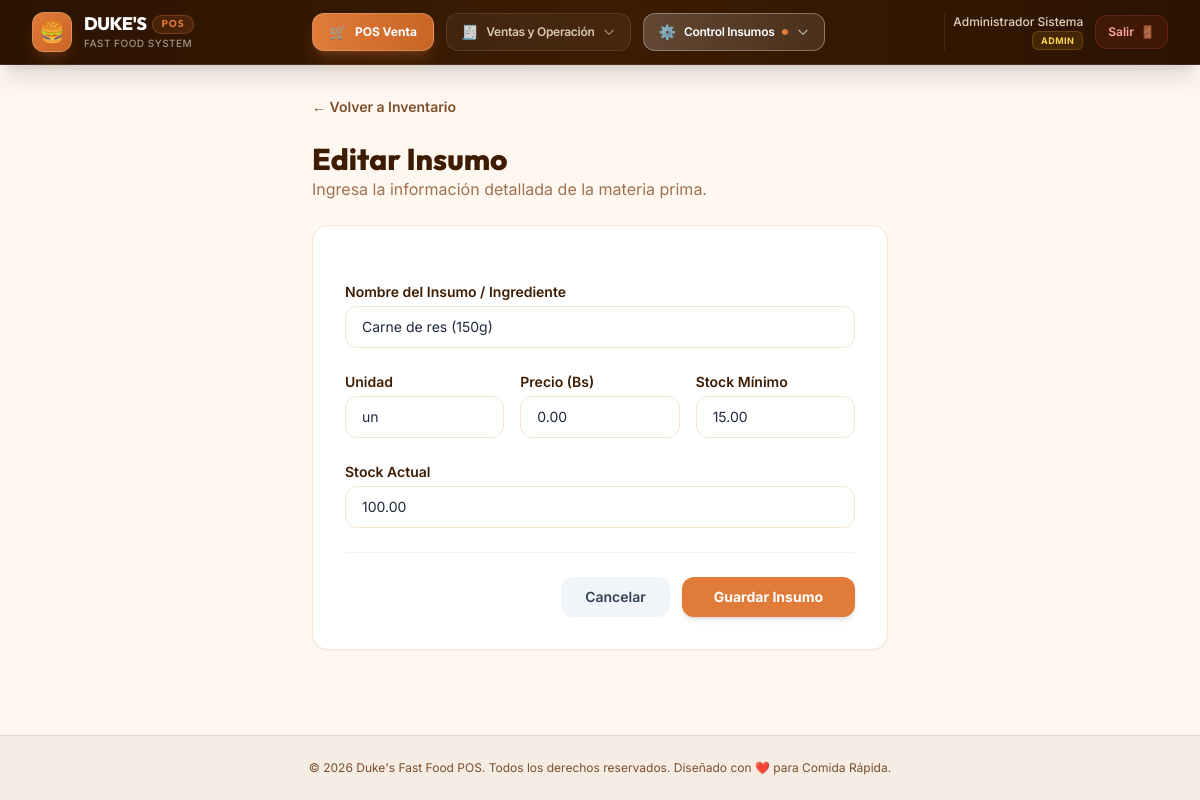
The app's page /raw-materials/edit?id=1 (signed in) with its own data.
### tables this page shows
CREATE TABLE IF NOT EXISTS `raw_materials` (
  `id` INT AUTO_INCREMENT PRIMARY KEY,
  `name` VARCHAR(100) NOT NULL,
  `unit` VARCHAR(20) NOT NULL,
  `price` DECIMAL(10,2) NOT NULL DEFAULT 0.00,
  `current_stock` DECIMAL(10,2) NOT NULL DEFAULT 0.00,
  `min_stock` DECIMAL(10,2) NOT NULL DEFAULT 0.00
);

### app/controllers/RawMaterialController.php (called while the page is built, shortened)
<?php
class RawMaterialController {
    public function form() {
        $id = $_GET['id'] ?? null;
        $rawMaterial = null;
        if ($id) {
            $rawMaterial = RawMaterial::find($id);
        }
        view('raw_materials/form', [
            'rawMaterial' => $rawMaterial
        ]);
    }
}

### app/models/RawMaterial.php (called while the page is built, shortened)
<?php
class RawMaterial {
    public static function find($id) {
        $db = Database::getConnection();
        $stmt = $db->prepare("SELECT * FROM raw_materials WHERE id = ?");
        $stmt->execute([$id]);
        return $stmt->fetch();
    }
}

### app/views/raw_materials/form.php (the view, shortened to what this page needs)
<?php
$isEdit = !empty($rawMaterial);
?>
<div class="max-w-xl mx-auto space-y-6">
    <div>
        <a href="<?= BASE_URL ?>/raw-materials" class="text-sm font-semibold text-coffee-medium hover:text-coffee-dark flex items-center gap-1">
            ← Volver a Inventario
        </a>
    </div>
    <div>
        <h1 class="text-3xl font-heading font-extrabold text-coffee-dark">
            <?= $isEdit ? 'Editar Insumo' : 'Crear Insumo' ?>
        </h1>
        <p class="text-coffee-light">Ingresa la información detallada de la materia prima.</p>
    </div>
    <div class="bg-white rounded-2xl border border-cream-dark p-6 sm:p-8 shadow-sm">
        <form action="<?= BASE_URL ?>/raw-materials/save" method="POST" class="space-y-6">
            <div>
                <label for="name" class="block text-sm font-semibold text-coffee-dark">Nombre del Insumo / Ingrediente</label>
                <input type="text" id="name" name="name" value="<?= $isEdit ? e($rawMaterial['name']) : '' ?>" placeholder="Ej: Carne de res, Queso Cheddar" required
                       class="mt-1 w-full px-4 py-2.5 rounded-xl border border-cream-dark focus:outline-none focus:ring-2 focus:ring-accent text-sm">
            </div>
            <div class="grid grid-cols-1 sm:grid-cols-3 gap-4">
                <div>
                    <label for="unit" class="block text-sm font-semibold text-coffee-dark">Unidad</label>
                    <input type="text" id="unit" name="unit" value="<?= $isEdit ? e($rawMaterial['unit']) : '' ?>" placeholder="Ej: un, gr, ml" required
                           class="mt-1 w-full px-4 py-2.5 rounded-xl border border-cream-dark focus:outline-none focus:ring-2 focus:ring-accent text-sm">
                </div>
                <div>
                    <label for="price" class="block text-sm font-semibold text-coffee-dark">Precio (Bs)</label>
                    <input type="number" id="price" name="price" step="0.01" min="0" value="<?= $isEdit ? e($rawMaterial['price'] ?? '0.00') : '0.00' ?>" required
                           class="mt-1 w-full px-4 py-2.5 rounded-xl border border-cream-dark focus:outline-none focus:ring-2 focus:ring-accent text-sm">
                </div>
                <div>
                    <label for="min_stock" class="block text-sm font-semibold text-coffee-dark">Stock Mínimo</label>
                    <input type="number" id="min_stock" name="min_stock" step="0.01" min="0" value="<?= $isEdit ? e($rawMaterial['min_stock']) : '0.00' ?>" required
                           class="mt-1 w-full px-4 py-2.5 rounded-xl border border-cream-dark focus:outline-none focus:ring-2 focus:ring-accent text-sm">
                </div>
            </div>
            <div>
                <label for="current_stock" class="block text-sm font-semibold text-coffee-dark">Stock Actual</label>
                <input type="number" id="current_stock" name="current_stock" step="0.01" min="0" value="<?= $isEdit ? e($rawMaterial['current_stock']) : '0.00' ?>" required
                       class="mt-1 w-full px-4 py-2.5 rounded-xl border border-cream-dark focus:outline-none focus:ring-2 focus:ring-accent text-sm">
            </div>
            <div class="border-t border-slate-100 pt-6 flex justify-end gap-3">
                <a href="<?= BASE_URL ?>/raw-materials" class="bg-slate-100 hover:bg-slate-200 text-slate-700 font-semibold px-6 py-2.5 rounded-xl transition duration-200 text-sm">
                    Cancelar
                </a>
                <button type="submit" class="bg-accent hover:bg-accent-dark text-white font-bold px-8 py-2.5 rounded-xl transition duration-200 text-sm shadow-md">
                    Guardar Insumo
                </button>
            </div>
        </form>
    </div>
</div>

### app/views/layout.php (style rules this page uses)
html { overflow-x: clip !important; }
body { max-width: 100vw; overflow-x: clip !important; }
*, *::before, *::after { max-width: 100%; box-sizing: border-box; }

### records on screen
raw_materials: name "Carne de res (150g)", unit "un", price "0.00", min_stock "15.00", current_stock "100.00"

### other values on screen
$cat['icon'] "🧾"
$cat['title'] "Ventas y Operación"
$cat['icon'] "⚙️"
$activeLabel "Control Insumos"
$currentUser['full_name'] "Administrador Sistema"
$userRole "ADMIN"
